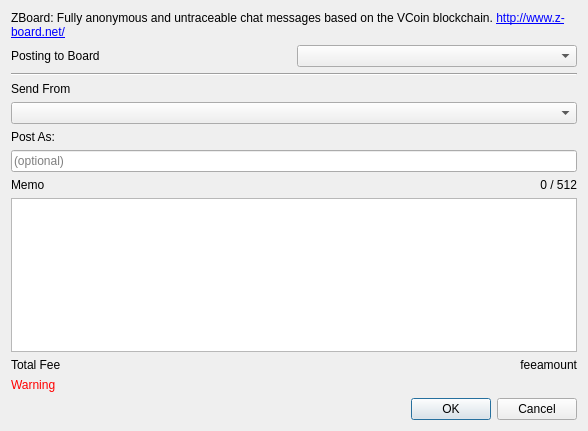
<?xml version="1.0" encoding="UTF-8"?>
<ui version="4.0">
 <class>zboard</class>
 <widget class="QDialog" name="zboard">
  <property name="geometry">
   <rect>
    <x>0</x>
    <y>0</y>
    <width>588</width>
    <height>431</height>
   </rect>
  </property>
  <property name="windowTitle">
   <string>Post to z-board.net</string>
  </property>
  <layout class="QGridLayout" name="gridLayout">
   <item row="14" column="0">
    <widget class="QLabel" name="label_4">
     <property name="text">
      <string>Total Fee</string>
     </property>
    </widget>
   </item>
   <item row="14" column="1">
    <widget class="QLabel" name="feeAmount">
     <property name="text">
      <string notr="true">feeamount</string>
     </property>
     <property name="alignment">
      <set>Qt::AlignRight|Qt::AlignTrailing|Qt::AlignVCenter</set>
     </property>
    </widget>
   </item>
   <item row="12" column="1">
    <widget class="QLabel" name="memoSize">
     <property name="text">
      <string notr="true">0 / 512</string>
     </property>
     <property name="alignment">
      <set>Qt::AlignRight|Qt::AlignTrailing|Qt::AlignVCenter</set>
     </property>
    </widget>
   </item>
   <item row="16" column="0" colspan="2">
    <widget class="QDialogButtonBox" name="buttonBox">
     <property name="orientation">
      <enum>Qt::Horizontal</enum>
     </property>
     <property name="standardButtons">
      <set>QDialogButtonBox::Cancel|QDialogButtonBox::Ok</set>
     </property>
    </widget>
   </item>
   <item row="12" column="0">
    <widget class="QLabel" name="label">
     <property name="text">
      <string>Memo</string>
     </property>
    </widget>
   </item>
   <item row="11" column="0" colspan="2">
    <widget class="QLineEdit" name="postAs">
     <property name="placeholderText">
      <string>(optional)</string>
     </property>
    </widget>
   </item>
   <item row="5" column="0">
    <widget class="QLabel" name="label_5">
     <property name="text">
      <string>Send From</string>
     </property>
    </widget>
   </item>
   <item row="10" column="0">
    <widget class="QLabel" name="label_3">
     <property name="text">
      <string>Post As:</string>
     </property>
    </widget>
   </item>
   <item row="0" column="0" colspan="2">
    <widget class="QLabel" name="label_2">
     <property name="text">
      <string>&lt;html&gt;&lt;head/&gt;&lt;body&gt;&lt;p&gt;ZBoard: Fully anonymous and untraceable chat messages based on the VCoin blockchain. &lt;a href=&quot;http://www.z-board.net/&quot;&gt;&lt;span style=&quot; text-decoration: underline; color:#0000ff;&quot;&gt;http://www.z-board.net/&lt;/span&gt;&lt;/a&gt;&lt;/p&gt;&lt;/body&gt;&lt;/html&gt;</string>
     </property>
     <property name="wordWrap">
      <bool>true</bool>
     </property>
     <property name="openExternalLinks">
      <bool>true</bool>
     </property>
    </widget>
   </item>
   <item row="13" column="0" colspan="2">
    <widget class="QPlainTextEdit" name="memoTxt"/>
   </item>
   <item row="6" column="0" colspan="2">
    <widget class="QComboBox" name="fromAddr"/>
   </item>
   <item row="15" column="0">
    <widget class="QLabel" name="testnetWarning">
     <property name="styleSheet">
      <string notr="true">color:red;</string>
     </property>
     <property name="text">
      <string>Warning</string>
     </property>
    </widget>
   </item>
   <item row="4" column="0" colspan="2">
    <widget class="Line" name="line_2">
     <property name="orientation">
      <enum>Qt::Horizontal</enum>
     </property>
    </widget>
   </item>
   <item row="1" column="1">
    <widget class="QComboBox" name="topicsList"/>
   </item>
   <item row="1" column="0">
    <widget class="QLabel" name="label_6">
     <property name="text">
      <string>Posting to Board</string>
     </property>
    </widget>
   </item>
  </layout>
 </widget>
 <tabstops>
  <tabstop>fromAddr</tabstop>
  <tabstop>postAs</tabstop>
  <tabstop>memoTxt</tabstop>
 </tabstops>
 <resources/>
 <connections>
  <connection>
   <sender>buttonBox</sender>
   <signal>accepted()</signal>
   <receiver>zboard</receiver>
   <slot>accept()</slot>
   <hints>
    <hint type="sourcelabel">
     <x>248</x>
     <y>254</y>
    </hint>
    <hint type="destinationlabel">
     <x>157</x>
     <y>274</y>
    </hint>
   </hints>
  </connection>
  <connection>
   <sender>buttonBox</sender>
   <signal>rejected()</signal>
   <receiver>zboard</receiver>
   <slot>reject()</slot>
   <hints>
    <hint type="sourcelabel">
     <x>316</x>
     <y>260</y>
    </hint>
    <hint type="destinationlabel">
     <x>286</x>
     <y>274</y>
    </hint>
   </hints>
  </connection>
 </connections>
</ui>
